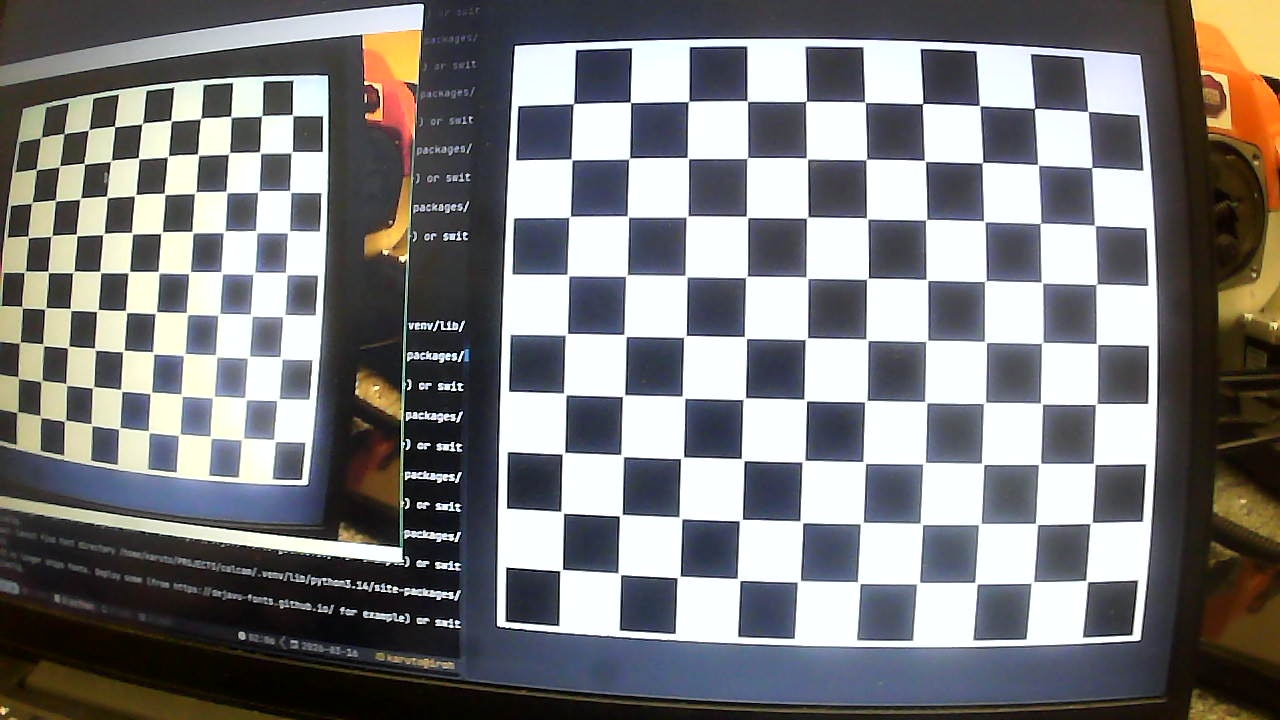
#> input picture calib_images/img_0.jpg, 1280 x 720 px; its folder holds 4 pictures in this run
$ python calibrate_camera.py
#> lines starting #> are read from the running program, lines starting #| are printed output that depends on the picture
import cv2
import numpy as np
import glob
import json
import config

rows = config.ROWS
cols = config.COLS
square_size = config.SQUARE_SIZE

objp = np.zeros((rows*cols,3), np.float32)
objp[:,:2] = np.mgrid[0:cols,0:rows].T.reshape(-1,2)
objp *= square_size

objpoints = []
imgpoints = []

images = glob.glob(f"{config.CALIB_IMAGE_DIR}/{config.IMAGE_EXTENSION}")

if len(images) == 0:
    raise RuntimeError("No calibration images found")

criteria = (
    cv2.TERM_CRITERIA_EPS + cv2.TERM_CRITERIA_MAX_ITER,
    config.CRITERIA_MAX_ITER,
    config.CRITERIA_EPS
)

for fname in images:

    img = cv2.imread(fname)
#> img is the input picture: shape (720, 1280, 3); mean B, G, R 124.5, 124.1, 124.7
    gray = cv2.cvtColor(img, cv2.COLOR_BGR2GRAY)
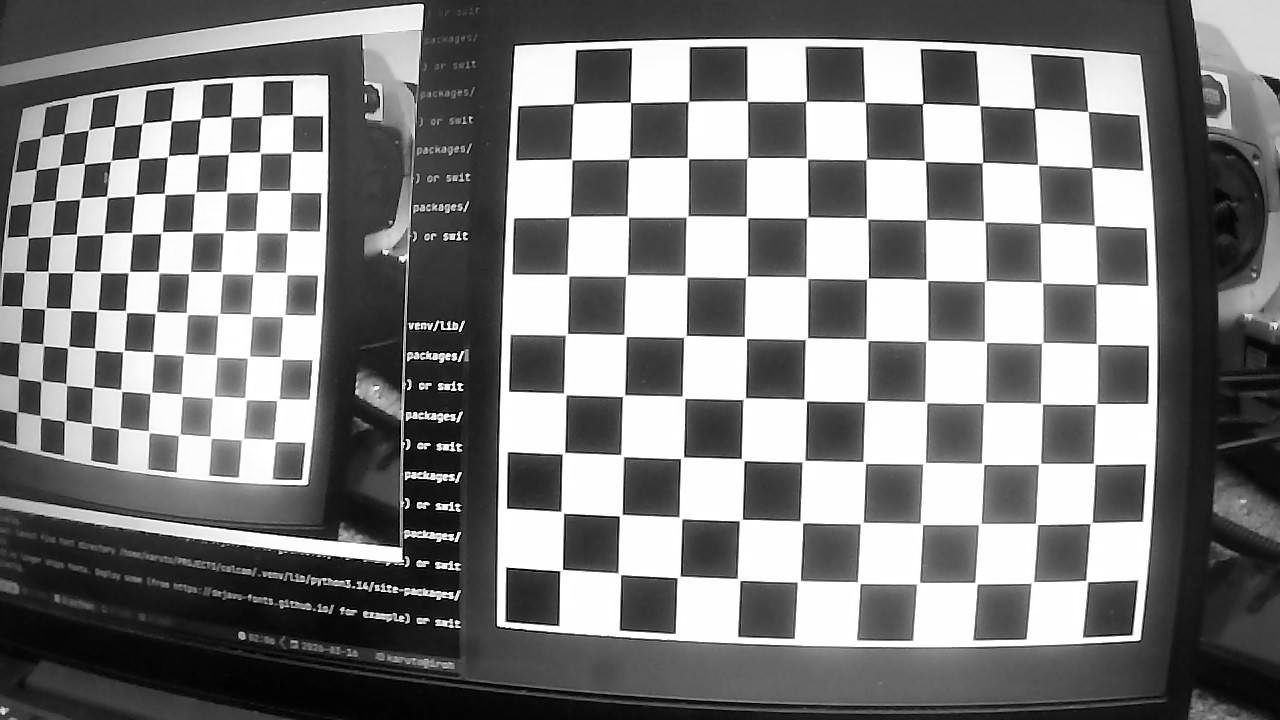
#> gray: shape (720, 1280); min 0, max 255, mean 124.3

    ret, corners = cv2.findChessboardCorners(gray,(cols,rows),None)
#> ret = True; corners = 90 rows, first 8: [559.6, 571], [560.5, 511.2], [562.2, 454.5], [566.5, 395], [565.2, 335.5], [566.7, 274.1], [570.5, 216], [571.6, 159.4]

    if ret:

        objpoints.append(objp)

        corners2 = cv2.cornerSubPix(
            gray,
            corners,
            config.CORNER_WINDOW,
            config.ZERO_ZONE,
            criteria
        )
#> corners2 = 90 rows, first 8: [561.2, 570.3], [562.3, 512.4], [563.5, 453.3], [564.8, 394], [566.5, 334.2], [568, 275.1], [569.6, 216.7], [571.5, 159.4]

        imgpoints.append(corners2)
#> pass 2 of the loop `for fname in images:`:
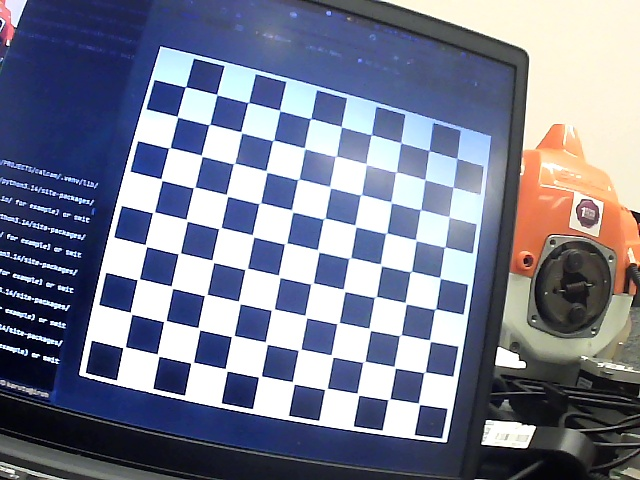
#> input picture calib_images/img_1.jpg, 640 x 480 px
#> img is the input picture: shape (480, 640, 3); mean B, G, R 145.5, 125.9, 121.5
#> `gray = cv2.cvtColor(img, cv2.COLOR_BGR2GRAY)`:
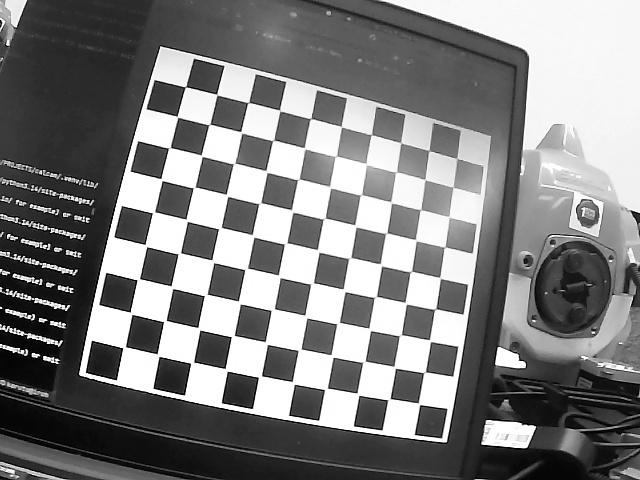
#> gray: shape (480, 640); min 0, max 255, mean 126.8
#> corners = 90 rows, first 8: [125.5, 346.4], [130, 311.9], [136.8, 279.8], [146.9, 247], [152.2, 213.1], [161.4, 179.5], [170.5, 147.3], [176.7, 116.2]
#> corners2 = 90 rows, first 8: [123.9, 347.4], [130.8, 313.2], [138.3, 279.4], [145.8, 245.4], [153.5, 212.4], [161.4, 179.5], [169.4, 147.8], [177.4, 116.7]
#> pass 3 of the loop `for fname in images:`:
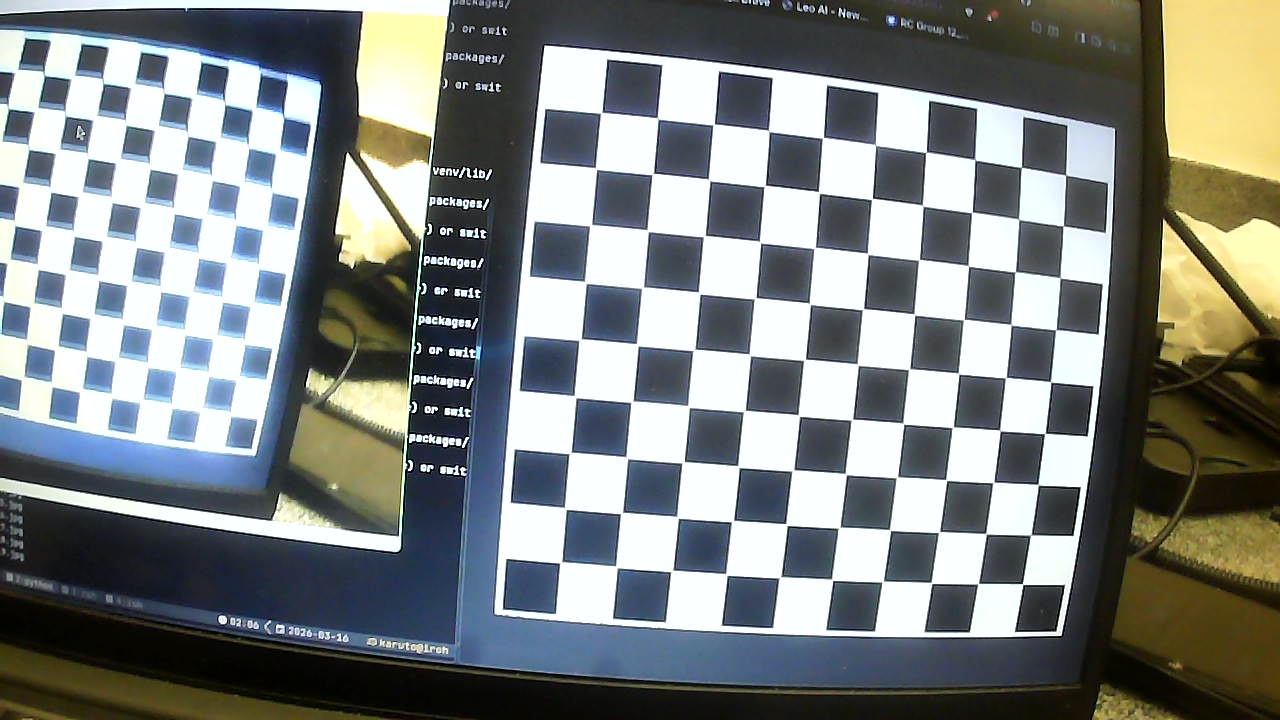
#> input picture calib_images/img_10.jpg, 1280 x 720 px
#> img is the input picture: shape (720, 1280, 3); mean B, G, R 128.2, 129.9, 125.3
#> `gray = cv2.cvtColor(img, cv2.COLOR_BGR2GRAY)`:
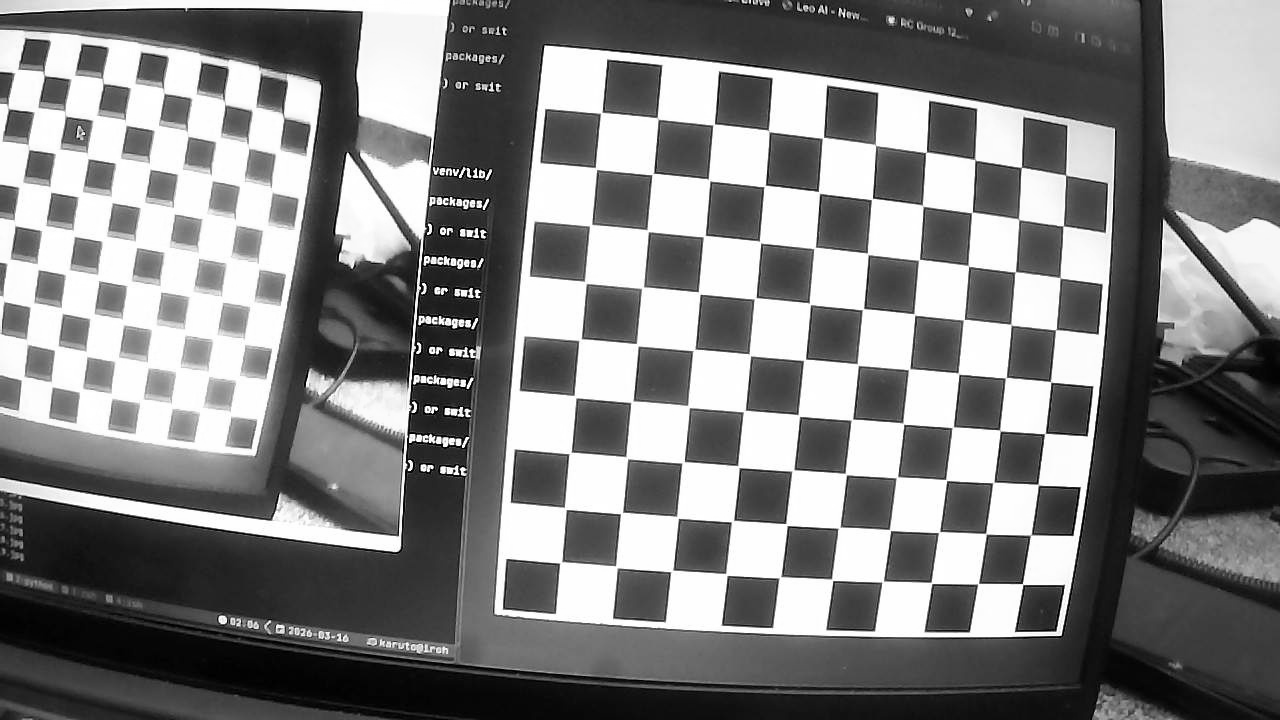
#> gray: shape (720, 1280); min 0, max 255, mean 128.3
#> corners = 90 rows, first 8: [559.6, 563.4], [566.5, 509.6], [568.9, 454], [573.9, 395.2], [581.4, 338.5], [586.7, 283.7], [591.8, 224.1], [595.9, 168.5]
#> corners2 = 90 rows, first 8: [560.9, 562.4], [565.4, 508.4], [569.9, 452.9], [575.1, 396.8], [580.1, 339.6], [585.4, 282.3], [590.7, 225.1], [596, 168.5]
#> the loop made 4 passes; the first 3 are shown

ret, K, dist, rvecs, tvecs = cv2.calibrateCamera(
    objpoints,
    imgpoints,
    gray.shape[::-1],
    None,
    None
)

data = {
    "camera_matrix": K.tolist(),
    "dist_coeff": dist.tolist()
}

with open(config.CALIB_FILE,"w") as f:
    json.dump(data,f,indent=4)
